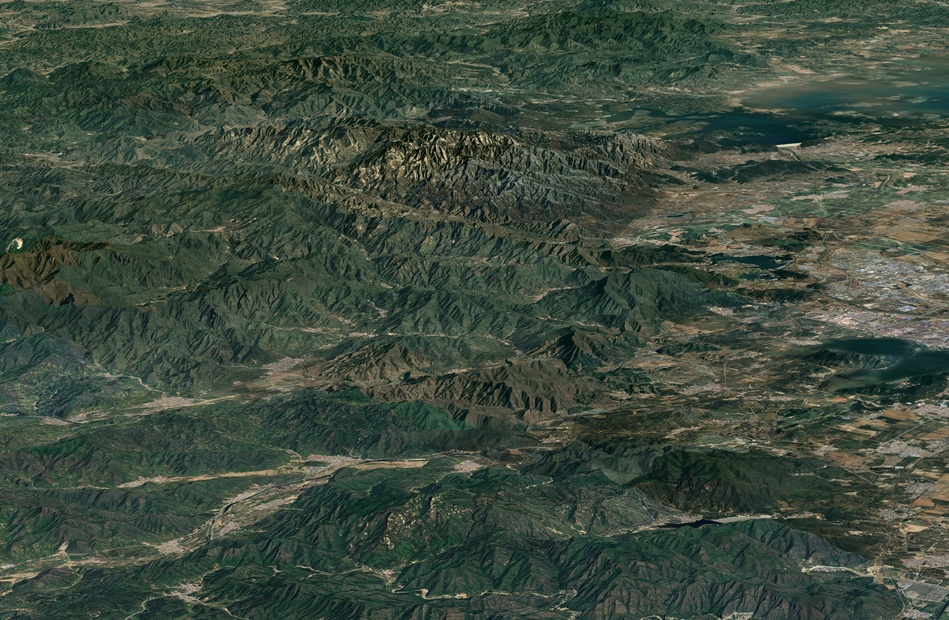
#> input picture images/image_2.jpg, 949 x 620 px, shrunk from 3096 x 2021 before the run, given in place of image_4k.jpg, which was not available
$ python stitich.py
#> lines starting #> are read from the running program, lines starting #| are printed output that depends on the picture; pictures that were not available may be replaced by others from this repository, and a replacement may not be noted
import cv2
import numpy as np
import time

# 计算单应性矩阵
def find_homography(img_a, img_b):
    sift = cv2.SIFT_create()
    # 寻找关键点和描述符
    kp_a, des_a = sift.detectAndCompute(img_a, None)
    kp_b, des_b = sift.detectAndCompute(img_b, None)
    # 使用FLANN匹配器
    FLANN_INDEX_KDTREE = 1
    index_params = dict(algorithm=FLANN_INDEX_KDTREE, trees=5)
    search_params = dict(checks=50)
    flann = cv2.FlannBasedMatcher(index_params, search_params)
    matches = flann.knnMatch(des_b, des_a, k=2)

    # 筛选优质匹配点
    good_matches = []
    for m, n in matches:
        if m.distance < 0.7 * n.distance:
            good_matches.append(m)

    if len(good_matches) >= 4:
        src_pts = np.float32([kp_b[m.queryIdx].pt for m in good_matches]).reshape(-1,1,2)
        dst_pts = np.float32([kp_a[m.trainIdx].pt for m in good_matches]).reshape(-1,1,2)
        M, mask = cv2.findHomography(src_pts, dst_pts, cv2.RANSAC, 5.0)
        return M
    else:
        return None


def main():
    # 读取图像
    img_a = cv2.imread('./images/image_4k.jpg')
#> img_a is the input picture: shape (620, 949, 3); mean B, G, R 62.5, 75.5, 62.7
    img_b = cv2.imread('./images/image_2_45.jpg')
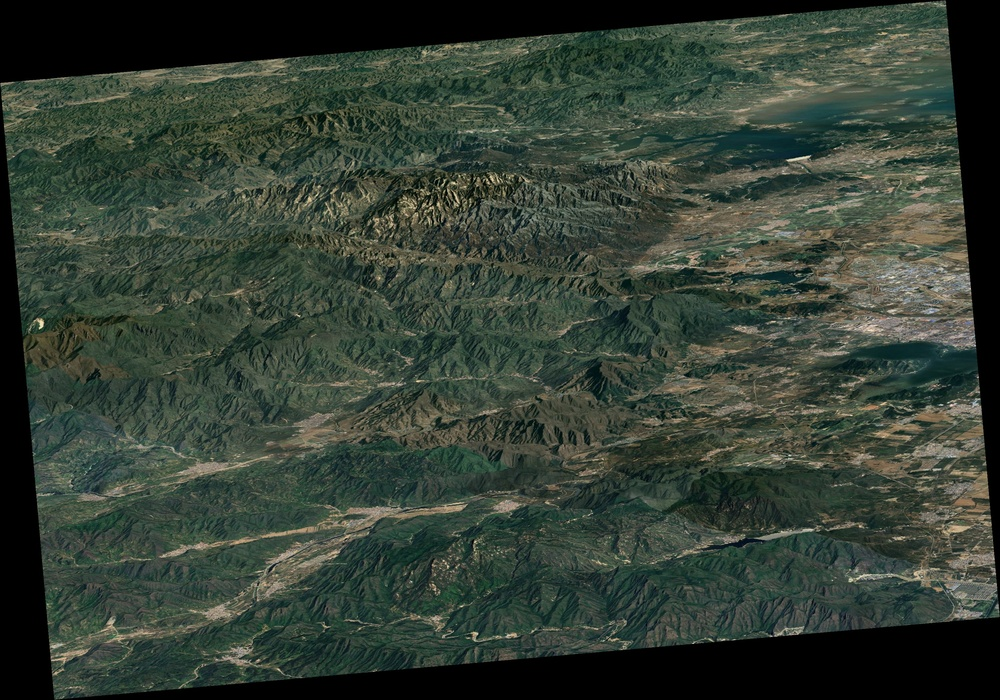
#> input picture images/image_2_45.jpg, 1000 x 700 px, shrunk from 3262 x 2285 before the run
#> img_b is the input picture: shape (700, 1000, 3); mean B, G, R 52.5, 63.4, 52.7
    if img_a is None or img_b is None:
        print("Error loading images!")
        return

    # 转换为灰度图像
    gray_a = cv2.cvtColor(img_a, cv2.COLOR_BGR2GRAY)
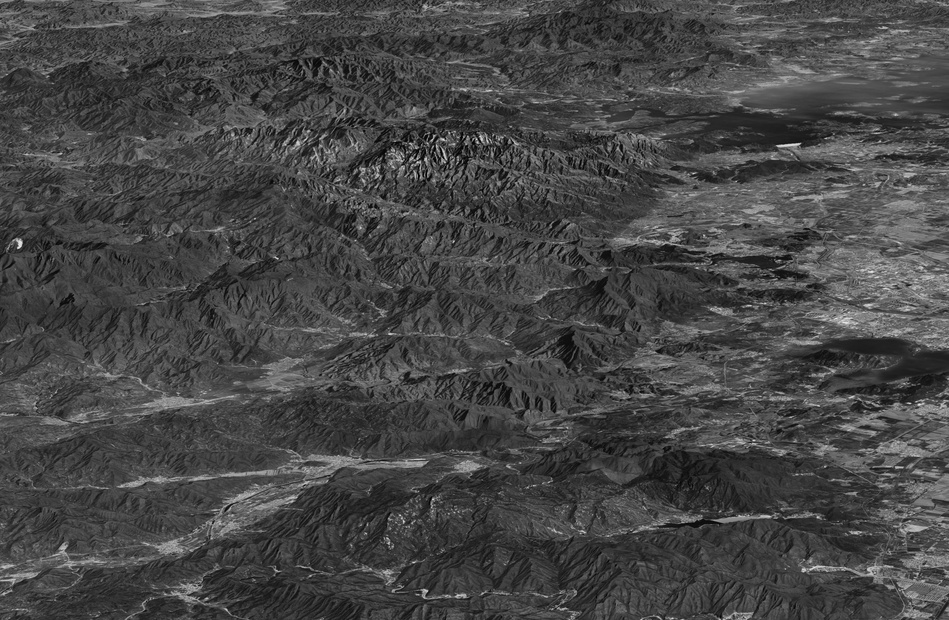
#> gray_a: shape (620, 949); min 1, max 236, mean 70.2
    gray_b = cv2.cvtColor(img_b, cv2.COLOR_BGR2GRAY)
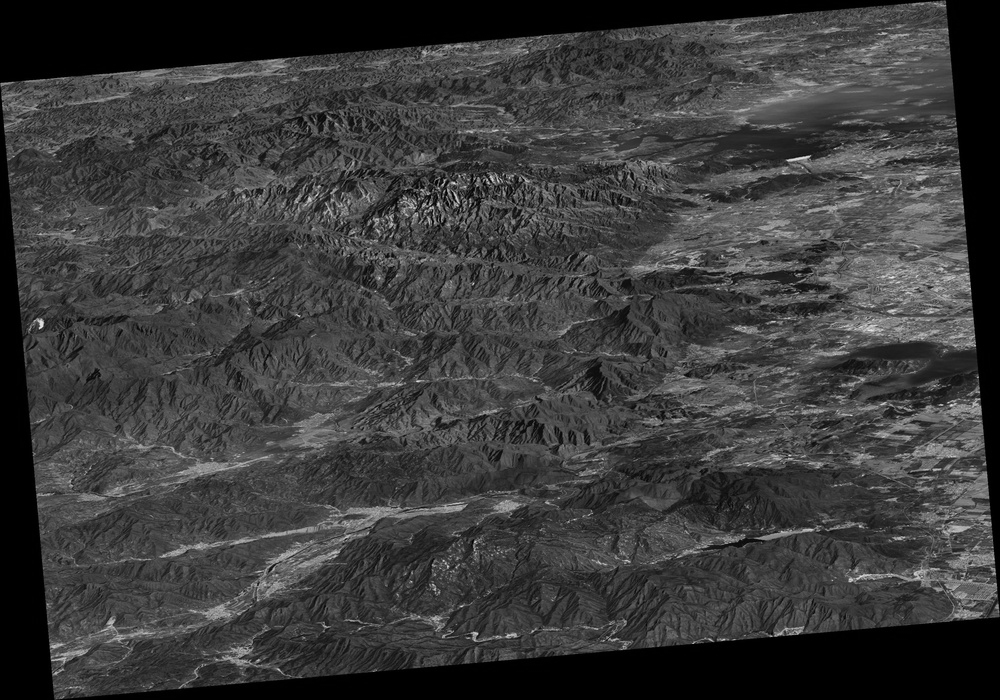
#> gray_b: shape (700, 1000); min 0, max 235, mean 59


    # 上采样A图像
    img_a_upscaled = cv2.resize(img_a, None, fx=2, fy=2,
                               interpolation=cv2.INTER_CUBIC)

    t1 = time.time()

    # 计算单应性矩阵
    M = find_homography(gray_a, gray_b)
#> in find_homography, `kp_a, des_a = sift.detectAndCompute(img_a, None)`: kp_a = 6255 keypoints; strongest (x, y, size): (20, 243, 4.1), (443, 139, 1.8), (434, 136, 1.9), (425, 159, 2.2)
#> in find_homography, `kp_b, des_b = sift.detectAndCompute(img_b, None)`: kp_b = 6520 keypoints; strongest (x, y, size): (41, 323, 4.2), (438, 204, 2.2), (475, 634, 3.2), (455, 195, 1.8)
#> in find_homography, `matches = flann.knnMatch(des_b, des_a, k=2)`: matches = 6520 matches
#> after the loop in find_homography, `for m, n in matches:`: good_matches = 4071 matches
#> in find_homography, `M, mask = cv2.findHomography(src_pts, dst_pts, cv2.RANSAC, 5.0)`: M = [[0.996, -0.0872, 6.97], [0.0872, 0.998, -82.73], [-5.75e-08, -4.64e-08, 1]]; mask = 4071 values, max 1 at index 0, min 0 at index 447, mean 0.999
    if M is None:
        print("Not enough matches found")
        return

    # 计算B的角点在A中的坐标
    h_b, w_b = gray_b.shape
#> h_b = 700; w_b = 1000
    pts_b = np.float32([[0,0], [0,h_b-1], [w_b-1,h_b-1], [w_b-1,0]]).reshape(-1,1,2)
#> pts_b = [[0, 0], [0, 699], [999, 699], [999, 0]]
    pts_a = cv2.perspectiveTransform(pts_b, M)
#> pts_a = [[6.97, -82.73], [-54, 614.6], [941.1, 701.7], [1002.1, 4.38]]

    # 计算最小包围矩形
    x_coords = [pt[0][0] for pt in pts_a]
#> x_coords = [6.97, -54, 941.1, 1002.1]
    y_coords = [pt[0][1] for pt in pts_a]
#> y_coords = [-82.73, 614.6, 701.7, 4.38]
    x_min, x_max = int(round(min(x_coords))), int(round(max(x_coords)))
#> x_min = -54; x_max = 1002
    y_min, y_max = int(round(min(y_coords))), int(round(max(y_coords)))
#> y_min = -83; y_max = 702

    t2 = time.time()

    # 计算上采样后区域参数
    up_x = 2 * x_min
#> up_x = -108
    up_y = 2 * y_min
#> up_y = -166
    up_w = 2 * (x_max - x_min)
#> up_w = 2112
    up_h = 2 * (y_max - y_min)
#> up_h = 1570

    # 创建目标区域的掩码
    mask = np.zeros_like(img_a_upscaled)

    # 将变换后的B图像绘制到掩码上
    warped_b = cv2.warpPerspective(img_b, M, (img_a.shape[1], img_a.shape[0]))

    warped_b_upscaled = cv2.resize(warped_b, None, fx=2, fy=2, interpolation=cv2.INTER_CUBIC)

    # 创建一个ROI区域
    roi = img_a_upscaled[up_y:up_y+up_h, up_x:up_x+up_w]
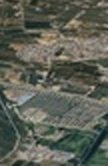
#> roi: shape (166, 108, 3); mean B, G, R 85, 96, 92.7

    # 创建一个与ROI大小相同的warped_b区域
    warped_roi = warped_b_upscaled[up_y:up_y+up_h, up_x:up_x+up_w]

    # 创建一个掩码，只选择warped_roi中非黑色的部分
    mask_roi = cv2.cvtColor(warped_roi, cv2.COLOR_BGR2GRAY)
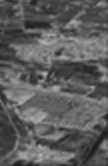
#> mask_roi: shape (166, 108); min 24, max 183, mean 93.5
    _, mask_roi = cv2.threshold(mask_roi, 1, 255, cv2.THRESH_BINARY)
#> mask_roi: shape (166, 108); every value is 255
    mask_roi = mask_roi.astype(bool)
#> mask_roi: shape (166, 108) bool; every value is 1

    # 只替换非黑色部分
    roi[mask_roi] = warped_roi[mask_roi]
    img_a_upscaled[up_y:up_y+up_h, up_x:up_x+up_w] = roi
#> img_a_upscaled: shape (1240, 1898, 3); mean B, G, R 62.5, 75.5, 62.7

    print(t2 - t1)

    # 输出坐标
    print(f"B在原始A中的坐标：({x_min}, {y_min})")
#| B在原始A中的坐标：(-54, -83)
    print(f"B在上采样后A中的坐标：({up_x}, {up_y})")
#| B在上采样后A中的坐标：(-108, -166)

    # 保存结果
    cv2.imwrite('enhanced_8k.jpg', img_a_upscaled)
    print("图像处理完成，保存为 enhanced_8k.jpg")

if __name__ == "__main__":
    main()
